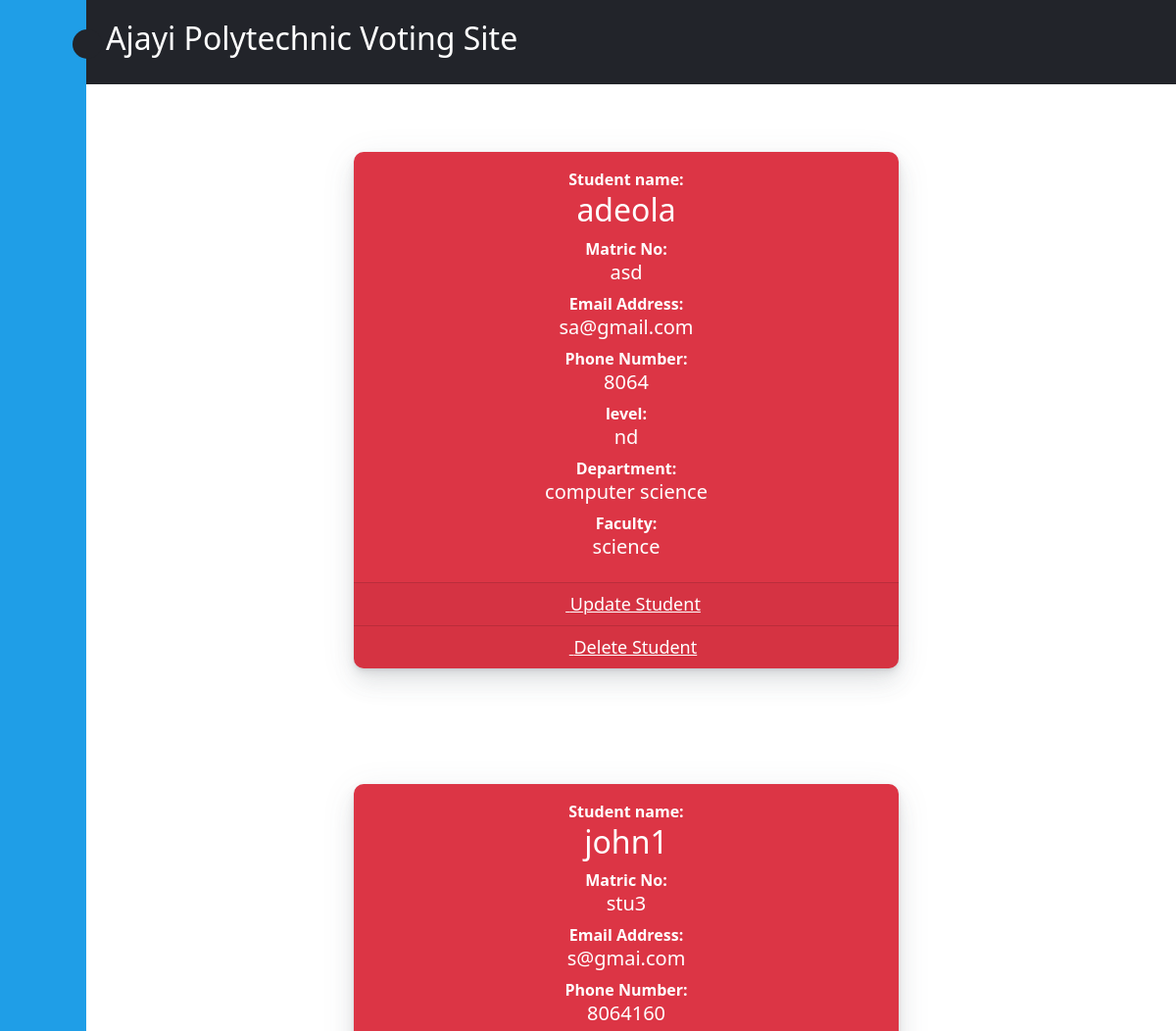
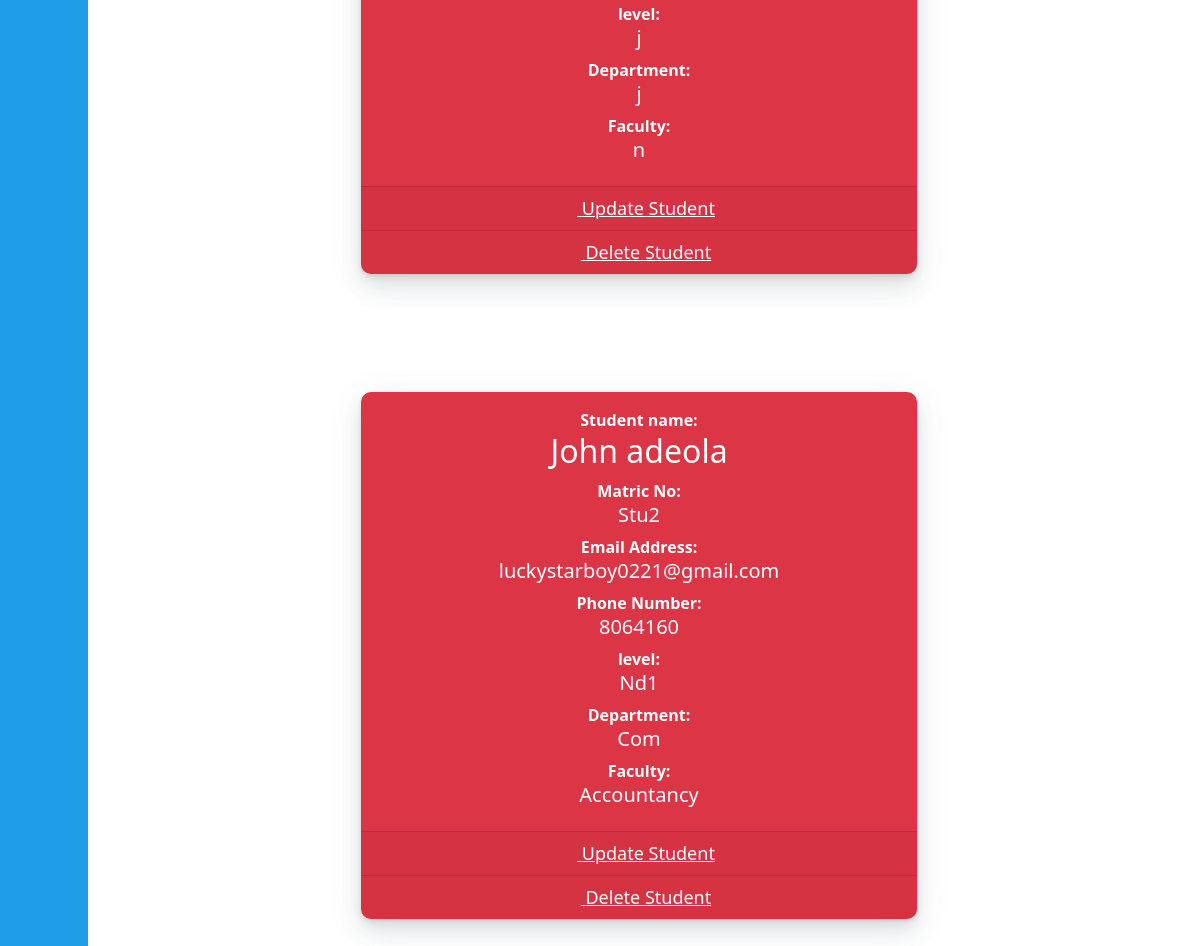
The page /student/ (signed in) on the database its author committed (2 pictures, top to bottom).
### users/models.py (models this page shows)
class User(AbstractUser):
    username= None
    userid=models.CharField(max_length=20, unique=True)
    level=models.CharField(max_length=50, null=True, blank=True)
    department=models.CharField(max_length=50, null=True, blank=True)
    faculty=models.CharField(max_length=50, null=True, blank=True)
    phone=models.IntegerField(null=True,)
    objects=UserManager( )
    USERNAME_FIELD ='userid'
    REQUIRED_FIELDS=[]

### admin1/decorators.py (the view)
        def wrapper_func(request, *args, **kwargs):
            group= None
            if request.user.groups.exists():
                group = request.user.groups.all()[0].name
            if group in allowed_roles:
                return view_func(request, *args,**kwargs)
            else:
                messages.error(request, 'you dont have access to view this page')
                return redirect('studentdashboard')

### admin1/views.py (called while the page is built)
@login_required(login_url='login')
@allowed_users(allowed_roles=['admin'])
def student(request):
    groups=Group.objects.get(name='student')
    stu=User.objects.filter(groups=groups)
    context={'stu':stu}
    return render(request, 'admin1/student.html',context)

### templates/admin1/student.html (shortened to what this page needs)
{% extends 'admin1/main.html' %}
{% load static %}
{% block content%}
<link rel="stylesheet" type="text/css" href="{% static '/css/bootstrap.min.css' %}">
<link rel="stylesheet" type="text/css" href="{% static '/css/card.css' %}">
{% if stu %}
{% for i in stu %}
<br><br>
<center>
<div class="col-xl-6 m-3 col-sm-6 mb-3">
    <div class="card text-white bg-danger o-hidden h-100">
      <div class="card-body">
        <div class="card-body-icon">
          <i class="fa fa-graduation-cap fa-3x"></i>
        </div>
        <div class="mr-5"> <b>Student name:</b> <h2>{{i.first_name}}</h2></div>
        <div class="mr-5"><b>Matric No: </b><h5>{{i.userid}}</h5></div>
        <div class="mr-5"><b>Email Address: </b><h5>{{i.email}}</h5></div>
        <div class="mr-5"> <b>Phone Number:</b> <h5>{{i.phone}}</h5></div>
        <div class="mr-5"><b>level: </b><h5>{{i.level}}</h5></div>
        <div class="mr-5"><b>Department: </b><h5>{{i.department}}</h5></div>
        <div class="mr-5"><b>Faculty: </b><h5>{{i.faculty}}</h5></div>
    </div>
      <a class="card-footer text-white clearfix small z-1" href="{% url 'updatestudent' i.id %}">
        <span class="float-left" style="font-size:18px;"><i class="fa fa-edit"></i> Update Student</span>
      </a>
      <a class="card-footer text-white clearfix small z-1" href="{% url 'deletestudent' i.id %}">
        <span class="float-left" style="font-size:18px;"><i class="fa fa-trash"></i> Delete Student</span>
      </a>
    </div>
</div><br>
</center>{% endfor %}
</div>
{% else %}
  <center><h1>No available student</h1><br><br>
    <center><a href="{% url 'registerstudent' %}" ><button class="btn">Click to create Student</button></a></center>
  {% endif %}
{% endblock content%}

### templates/admin1/main.html (shortened to what this page needs)
{% load static %}
<!DOCTYPE html>
<html lang="en">
<head>
    <link href="{% static '/fontawesome-free/css/all.min.css' %}" rel="stylesheet" type="text/css">
    <link rel="stylesheet" type="text/css" href="{% static '/css/main2.css' %}">
    <link rel="stylesheet" type="text/css" href="{% static '/css/bootstrap.min.css' %}">
    <link rel="stylesheet" type="text/css" href="{% static '/css/card.css' %}">
</head>
<body onload="message()">
    <nav class="sidebar close">
        <header>
            <i class='fa fa-caret-right toggle'></i>
        </header>
        <div class="menu-bar">
            <div class="menu">
                    <li class="">
                        <a href="{% url 'dashboard' %}">
                            <i class='fa fa-home icon' title="My Dashboard"></i>
                        </a>
                    </li>
                    <li class="">
                        <a href="{% url 'student' %}" id="come">
                            <i class='fa fa-user-graduate icon' title="student section"></i>
                        </a>
                    </li>
                    <li class="">
                        <a href="{% url 'position' %} " id="come">
                            <i class='fa fa-trophy icon' title="Position section"></i>
                        </a>
                    </li>
                    <li class="">
                        <a href="{% url 'candidate' %}" id="come">
                            <i class='fa fa-id-badge icon' title="candidate section"></i>
                        </a>
                    </li>
                    <li class="">
                        <a href="{% url 'votes' %}" id="come">
                            <i class='fa fa-thumbs-up icon' title="vote section"></i>
                        </a>
                    </li>
            <div class="bottom-content">
              <li class="">
                <a href="{% url 'registerpage' %}">
                    <i class='fa fa-plus icon' title="Add user"></i>
                </a>
            </li>
                <li class="">
                    <a href="{% url 'changepassword' %}">
                        <i class='fa fa-key icon' title="Change Password"></i>
                    </a>
                </li>
                <li class="">
                    <a href="#" onclick="message3()">
                        <i class='fa fa-sign-out-alt icon' title="Logout"></i>
                    </a>
                </li>
            </div>
        </div>
    </nav>
    <section class="home">
        <div class="contain" >
            <div class="header">
               <h2 style="margin-left:10px;">Ajayi Polytechnic Voting Site</>
                </div>
            </div>
<div style="margin:5px;">
{% block content %}
{% endblock content %}
        </section>
</body>
</html>
</body>
</html>

### static/css/main2.css (style rules this page uses)
html { font-family: Sofia; }
:root { --tran-03: all 0.2s ease; --tran-03: all 0.3s ease; --tran-04: all 0.3s ease; --tran-05: all 0.3s ease; }
.sidebar { position: fixed; top: 0; left: 0; height: 100%; width:250px; padding: 10px 14px; background:rgb(31, 158, 231) ; transition: var(--tran-05); z-index: 1; color: #fff; }
.sidebar.close { width: 88px; }
.sidebar li { height: 50px; list-style: none; display: flex; align-items: center; }
.sidebar header .image, .sidebar .icon { min-width: 60px; border-radius: 6px; }
.sidebar .icon { min-width: 60px; border-radius: 6px; height: 100%; display: flex; align-items: center; justify-content: center; font-size: 15px; }
.sidebar .text, .sidebar .icon { color: white; transition: var(--tran-03); }
.sidebar header { position: relative; }
.sidebar header .toggle { position: absolute; top: 35px; right: -30px; transform: translateY(-50%) rotate(180deg); height: 30px; width: 30px; background-color: #22242A; color: var(--sidebar-color); border-radius: 50%; display: flex; align-items: center; justify-content: center; font-size: 22px; cursor: pointer;d transition: var(--tran-05); }
.sidebar.close .toggle { transform: translateY(-50%) rotate(0deg); }
.sidebar .menu { margin-top: 15px; }
.sidebar .bottom-content { margin-bottom:70px; }
.sidebar li a { list-style: none; height: 100%; background-color: transparent; display: flex; align-items: center; height: 100%; width: 100%; border-radius: 6px; text-decoration: none; transition: var(--tran-03); }
.sidebar .menu-bar { height: calc(100% - 55px); display: flex; flex-direction: column; justify-content: space-between; overflow-y: scroll; }
.home { position: absolute; top: 0; top: 0; left: 0; font-family: ; height: auto; width: calc(100%); transition: var(--tran-05); }
.sidebar.close ~ .home { left: 78px; height:auto; width: calc(100% - 78px); }

### static/css/card.css (style rules this page uses)
.card { background-color: #fff; border-radius: 10px; border: none; position: relative; margin-bottom: 30px; box-shadow: 0 0.46875rem 2.1875rem rgba(90,97,105,0.1), 0 0.9375rem 1.40625rem rgba(90,97,105,0.1), 0 0.25rem 0.53125rem rgba(90,97,105,0.12), 0 0.125rem 0.1875rem rgba(90,97,105,0.1); }

### templates/admin1/main.html (style rules this page uses)
body { overflow-y: scroll; }
:root { --body-color: #E4E9F7; --sidebar-color: #FFF; --primary-color: #695CFE; --primary-color-light: #F6F5FF; --toggle-color: #DDD; --text-color: #707070; --tran-03: all 0.2s ease; --tran-03: all 0.3s ease; --tran-04: all 0.3s ease; --tran-05: all 0.3s ease; }
.header { background: #22242A; padding: 20px; width: 100%; z-index: 1; color:#FFF; text-decoration: none; font-weight: bolder; }

### templates/admin1/student.html (style rules this page uses)
body { overflow-x: hidden; }
.o-hidden { overflow: hidden !important; }
.card-body-icon { position: absolute; z-index: 0; top: -25px; right: -25px; font-size: 5rem; -webkit-transform: rotate(15deg); -ms-transform: rotate(15deg); transform: rotate(15deg); }

### rows shown on the page
User: first_name "adeola", userid "asd", email "sa@gmail.com", phone "8064", level "nd", department "computer science", faculty "science"
User: first_name "john1", userid "stu3", email "s@gmai.com", phone "8064160", level "j", department "j", faculty "n"
User: first_name "John adeola", userid "Stu2", email "luckystarboy0221@gmail.com", phone "8064160", level "Nd1", department "Com", faculty "Accountancy"
